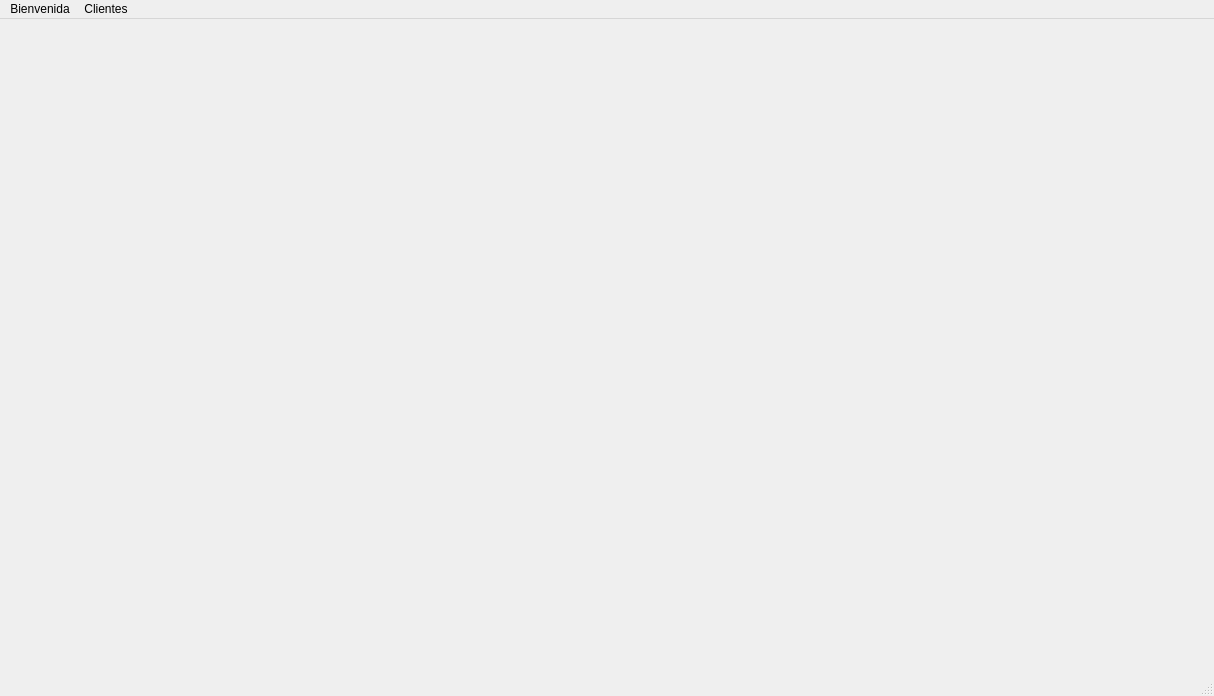
<?xml version="1.0" encoding="UTF-8"?>
<ui version="4.0">
 <class>mainWindow</class>
 <widget class="QMainWindow" name="mainWindow">
  <property name="geometry">
   <rect>
    <x>0</x>
    <y>0</y>
    <width>1214</width>
    <height>696</height>
   </rect>
  </property>
  <property name="windowTitle">
   <string>Gestion Gimnasio</string>
  </property>
  <widget class="QWidget" name="centralwidget"/>
  <widget class="QMenuBar" name="menubar">
   <property name="geometry">
    <rect>
     <x>0</x>
     <y>0</y>
     <width>1214</width>
     <height>25</height>
    </rect>
   </property>
   <widget class="QMenu" name="menuBienvenida">
    <property name="title">
     <string>Bienvenida</string>
    </property>
   </widget>
   <widget class="QMenu" name="menuClientes">
    <property name="title">
     <string>Clientes</string>
    </property>
    <addaction name="actionBuscarCliente"/>
    <addaction name="actionRegistrar"/>
   </widget>
   <addaction name="menuBienvenida"/>
   <addaction name="menuClientes"/>
  </widget>
  <widget class="QStatusBar" name="statusbar"/>
  <action name="actionClientes">
   <property name="text">
    <string>Clientes</string>
   </property>
  </action>
  <action name="actionBuscarCliente">
   <property name="text">
    <string>Buscar</string>
   </property>
   <property name="statusTip">
    <string>Busqueda de clientes por nombre</string>
   </property>
  </action>
  <action name="actionRegistrar">
   <property name="text">
    <string>Registrar</string>
   </property>
  </action>
 </widget>
 <resources/>
 <connections/>
</ui>
